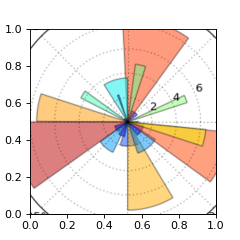

The script that drew this image:
import matplotlib.pyplot as plt
from mpl_template import insert_image
file = "img/polar_bar_demo.png"
fig, ax = plt.subplots(figsize=(3, 3))
img_ax = insert_image(ax, file, scale=2, expand=True)
